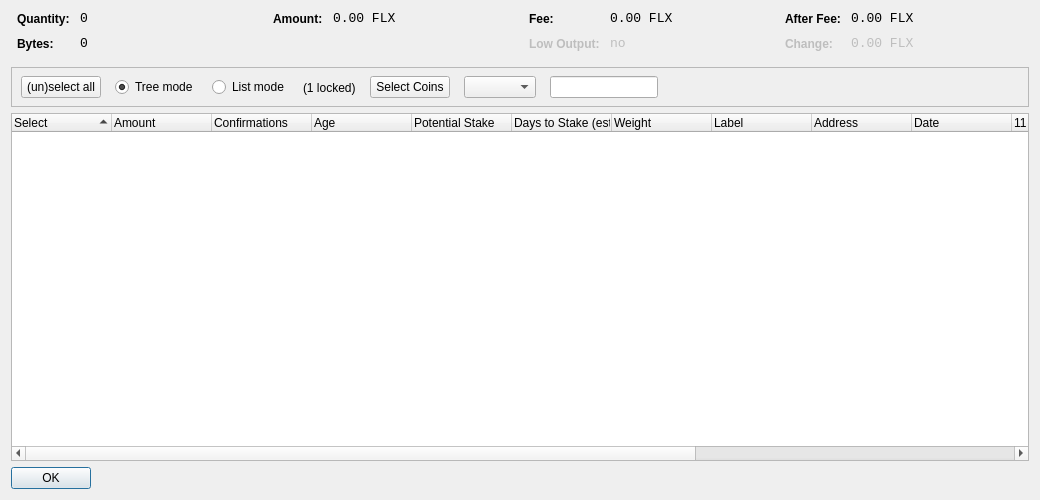
<?xml version="1.0" encoding="UTF-8"?>
<ui version="4.0">
 <class>CoinControlDialog</class>
 <widget class="QDialog" name="CoinControlDialog">
  <property name="geometry">
   <rect>
    <x>0</x>
    <y>0</y>
    <width>1040</width>
    <height>500</height>
   </rect>
  </property>
  <property name="windowTitle">
   <string>Coin Control</string>
  </property>
  <layout class="QVBoxLayout" name="verticalLayout">
   <item>
    <layout class="QHBoxLayout" name="horizontalLayoutTop" stretch="0,0,0,0">
     <property name="topMargin">
      <number>0</number>
     </property>
     <property name="bottomMargin">
      <number>10</number>
     </property>
     <item>
      <layout class="QFormLayout" name="formLayoutCoinControl1">
       <property name="horizontalSpacing">
        <number>10</number>
       </property>
       <property name="verticalSpacing">
        <number>10</number>
       </property>
       <property name="leftMargin">
        <number>6</number>
       </property>
       <property name="rightMargin">
        <number>6</number>
       </property>
       <item row="0" column="0">
        <widget class="QLabel" name="labelCoinControlQuantityText">
         <property name="styleSheet">
          <string notr="true">font-weight:bold;</string>
         </property>
         <property name="text">
          <string>Quantity:</string>
         </property>
        </widget>
       </item>
       <item row="0" column="1">
        <widget class="QLabel" name="labelCoinControlQuantity">
         <property name="font">
          <font>
           <family>Monospace</family>
           <pointsize>10</pointsize>
          </font>
         </property>
         <property name="cursor">
          <cursorShape>IBeamCursor</cursorShape>
         </property>
         <property name="contextMenuPolicy">
          <enum>Qt::ActionsContextMenu</enum>
         </property>
         <property name="text">
          <string notr="true">0</string>
         </property>
         <property name="textInteractionFlags">
          <set>Qt::LinksAccessibleByMouse|Qt::TextSelectableByKeyboard|Qt::TextSelectableByMouse</set>
         </property>
        </widget>
       </item>
       <item row="1" column="0">
        <widget class="QLabel" name="labelCoinControlBytesText">
         <property name="styleSheet">
          <string notr="true">font-weight:bold;</string>
         </property>
         <property name="text">
          <string>Bytes:</string>
         </property>
        </widget>
       </item>
       <item row="1" column="1">
        <widget class="QLabel" name="labelCoinControlBytes">
         <property name="font">
          <font>
           <family>Monospace</family>
           <pointsize>10</pointsize>
          </font>
         </property>
         <property name="cursor">
          <cursorShape>IBeamCursor</cursorShape>
         </property>
         <property name="contextMenuPolicy">
          <enum>Qt::ActionsContextMenu</enum>
         </property>
         <property name="text">
          <string notr="true">0</string>
         </property>
         <property name="textInteractionFlags">
          <set>Qt::LinksAccessibleByMouse|Qt::TextSelectableByKeyboard|Qt::TextSelectableByMouse</set>
         </property>
        </widget>
       </item>
      </layout>
     </item>
     <item>
      <layout class="QFormLayout" name="formLayoutCoinControl2">
       <property name="horizontalSpacing">
        <number>10</number>
       </property>
       <property name="verticalSpacing">
        <number>10</number>
       </property>
       <property name="leftMargin">
        <number>6</number>
       </property>
       <property name="rightMargin">
        <number>6</number>
       </property>
       <item row="0" column="0">
        <widget class="QLabel" name="labelCoinControlAmountText">
         <property name="styleSheet">
          <string notr="true">font-weight:bold;</string>
         </property>
         <property name="text">
          <string>Amount:</string>
         </property>
        </widget>
       </item>
       <item row="0" column="1">
        <widget class="QLabel" name="labelCoinControlAmount">
         <property name="font">
          <font>
           <family>Monospace</family>
           <pointsize>10</pointsize>
          </font>
         </property>
         <property name="cursor">
          <cursorShape>IBeamCursor</cursorShape>
         </property>
         <property name="contextMenuPolicy">
          <enum>Qt::ActionsContextMenu</enum>
         </property>
         <property name="text">
          <string notr="true">0.00 FLX</string>
         </property>
         <property name="textInteractionFlags">
          <set>Qt::LinksAccessibleByMouse|Qt::TextSelectableByKeyboard|Qt::TextSelectableByMouse</set>
         </property>
        </widget>
       </item>
      </layout>
     </item>
     <item>
      <layout class="QFormLayout" name="formLayoutCoinControl3">
       <property name="horizontalSpacing">
        <number>10</number>
       </property>
       <property name="verticalSpacing">
        <number>10</number>
       </property>
       <property name="leftMargin">
        <number>6</number>
       </property>
       <property name="rightMargin">
        <number>6</number>
       </property>
       <item row="0" column="0">
        <widget class="QLabel" name="labelCoinControlFeeText">
         <property name="styleSheet">
          <string notr="true">font-weight:bold;</string>
         </property>
         <property name="text">
          <string>Fee:</string>
         </property>
        </widget>
       </item>
       <item row="0" column="1">
        <widget class="QLabel" name="labelCoinControlFee">
         <property name="font">
          <font>
           <family>Monospace</family>
           <pointsize>10</pointsize>
          </font>
         </property>
         <property name="cursor">
          <cursorShape>IBeamCursor</cursorShape>
         </property>
         <property name="contextMenuPolicy">
          <enum>Qt::ActionsContextMenu</enum>
         </property>
         <property name="text">
          <string notr="true">0.00 FLX</string>
         </property>
         <property name="textInteractionFlags">
          <set>Qt::LinksAccessibleByMouse|Qt::TextSelectableByKeyboard|Qt::TextSelectableByMouse</set>
         </property>
        </widget>
       </item>
       <item row="1" column="0">
        <widget class="QLabel" name="labelCoinControlLowOutputText">
         <property name="enabled">
          <bool>false</bool>
         </property>
         <property name="styleSheet">
          <string notr="true">font-weight:bold;</string>
         </property>
         <property name="text">
          <string>Low Output:</string>
         </property>
        </widget>
       </item>
       <item row="1" column="1">
        <widget class="QLabel" name="labelCoinControlLowOutput">
         <property name="enabled">
          <bool>false</bool>
         </property>
         <property name="font">
          <font>
           <family>Monospace</family>
           <pointsize>10</pointsize>
          </font>
         </property>
         <property name="cursor">
          <cursorShape>IBeamCursor</cursorShape>
         </property>
         <property name="contextMenuPolicy">
          <enum>Qt::ActionsContextMenu</enum>
         </property>
         <property name="text">
          <string notr="true">no</string>
         </property>
         <property name="textInteractionFlags">
          <set>Qt::LinksAccessibleByMouse|Qt::TextSelectableByKeyboard|Qt::TextSelectableByMouse</set>
         </property>
        </widget>
       </item>
      </layout>
     </item>
     <item>
      <layout class="QFormLayout" name="formLayoutCoinControl4">
       <property name="fieldGrowthPolicy">
        <enum>QFormLayout::AllNonFixedFieldsGrow</enum>
       </property>
       <property name="horizontalSpacing">
        <number>10</number>
       </property>
       <property name="verticalSpacing">
        <number>10</number>
       </property>
       <property name="leftMargin">
        <number>6</number>
       </property>
       <property name="rightMargin">
        <number>6</number>
       </property>
       <item row="0" column="0">
        <widget class="QLabel" name="labelCoinControlAfterFeeText">
         <property name="styleSheet">
          <string notr="true">font-weight:bold;</string>
         </property>
         <property name="text">
          <string>After Fee:</string>
         </property>
        </widget>
       </item>
       <item row="0" column="1">
        <widget class="QLabel" name="labelCoinControlAfterFee">
         <property name="font">
          <font>
           <family>Monospace</family>
           <pointsize>10</pointsize>
          </font>
         </property>
         <property name="cursor">
          <cursorShape>IBeamCursor</cursorShape>
         </property>
         <property name="contextMenuPolicy">
          <enum>Qt::ActionsContextMenu</enum>
         </property>
         <property name="text">
          <string notr="true">0.00 FLX</string>
         </property>
         <property name="textInteractionFlags">
          <set>Qt::LinksAccessibleByMouse|Qt::TextSelectableByKeyboard|Qt::TextSelectableByMouse</set>
         </property>
        </widget>
       </item>
       <item row="1" column="0">
        <widget class="QLabel" name="labelCoinControlChangeText">
         <property name="enabled">
          <bool>false</bool>
         </property>
         <property name="styleSheet">
          <string notr="true">font-weight:bold;</string>
         </property>
         <property name="text">
          <string>Change:</string>
         </property>
        </widget>
       </item>
       <item row="1" column="1">
        <widget class="QLabel" name="labelCoinControlChange">
         <property name="enabled">
          <bool>false</bool>
         </property>
         <property name="font">
          <font>
           <family>Monospace</family>
           <pointsize>10</pointsize>
          </font>
         </property>
         <property name="cursor">
          <cursorShape>IBeamCursor</cursorShape>
         </property>
         <property name="contextMenuPolicy">
          <enum>Qt::ActionsContextMenu</enum>
         </property>
         <property name="text">
          <string notr="true">0.00 FLX</string>
         </property>
         <property name="textInteractionFlags">
          <set>Qt::LinksAccessibleByMouse|Qt::TextSelectableByKeyboard|Qt::TextSelectableByMouse</set>
         </property>
        </widget>
       </item>
      </layout>
     </item>
    </layout>
   </item>
   <item>
    <widget class="QFrame" name="frame">
     <property name="minimumSize">
      <size>
       <width>0</width>
       <height>40</height>
      </size>
     </property>
     <property name="frameShape">
      <enum>QFrame::StyledPanel</enum>
     </property>
     <property name="frameShadow">
      <enum>QFrame::Sunken</enum>
     </property>
     <widget class="QWidget" name="horizontalLayoutWidget">
      <property name="geometry">
       <rect>
        <x>10</x>
        <y>0</y>
        <width>781</width>
        <height>41</height>
       </rect>
      </property>
      <layout class="QHBoxLayout" name="horizontalLayoutPanel" stretch="0,0,0,0,0,0,0,0">
       <property name="spacing">
        <number>14</number>
       </property>
       <item>
        <widget class="QPushButton" name="pushButtonSelectAll">
         <property name="sizePolicy">
          <sizepolicy hsizetype="Maximum" vsizetype="Fixed">
           <horstretch>0</horstretch>
           <verstretch>0</verstretch>
          </sizepolicy>
         </property>
         <property name="text">
          <string>(un)select all</string>
         </property>
        </widget>
       </item>
       <item>
        <widget class="QRadioButton" name="radioTreeMode">
         <property name="sizePolicy">
          <sizepolicy hsizetype="Maximum" vsizetype="Fixed">
           <horstretch>0</horstretch>
           <verstretch>0</verstretch>
          </sizepolicy>
         </property>
         <property name="text">
          <string>Tree mode</string>
         </property>
         <property name="checked">
          <bool>true</bool>
         </property>
        </widget>
       </item>
       <item>
        <widget class="QRadioButton" name="radioListMode">
         <property name="sizePolicy">
          <sizepolicy hsizetype="Maximum" vsizetype="Fixed">
           <horstretch>0</horstretch>
           <verstretch>0</verstretch>
          </sizepolicy>
         </property>
         <property name="text">
          <string>List mode</string>
         </property>
        </widget>
       </item>
       <item>
        <widget class="QLabel" name="labelLocked">
         <property name="text">
          <string notr="true">(1 locked)</string>
         </property>
        </widget>
       </item>
       <item>
        <widget class="QPushButton" name="pushButtonCustomCC">
         <property name="text">
          <string>Select Coins</string>
         </property>
        </widget>
       </item>
       <item>
        <widget class="QComboBox" name="QComboBoxFilterCoins"/>
       </item>
       <item>
        <widget class="QLineEdit" name="lineEditCustomCC">
         <property name="enabled">
          <bool>true</bool>
         </property>
         <property name="sizePolicy">
          <sizepolicy hsizetype="Fixed" vsizetype="Fixed">
           <horstretch>0</horstretch>
           <verstretch>0</verstretch>
          </sizepolicy>
         </property>
         <property name="baseSize">
          <size>
           <width>50</width>
           <height>0</height>
          </size>
         </property>
        </widget>
       </item>
       <item>
        <spacer name="horizontalSpacer">
         <property name="orientation">
          <enum>Qt::Horizontal</enum>
         </property>
         <property name="sizeHint" stdset="0">
          <size>
           <width>40</width>
           <height>20</height>
          </size>
         </property>
        </spacer>
       </item>
      </layout>
     </widget>
    </widget>
   </item>
   <item>
    <widget class="CoinControlTreeWidget" name="treeWidget">
     <property name="contextMenuPolicy">
      <enum>Qt::CustomContextMenu</enum>
     </property>
     <property name="sortingEnabled">
      <bool>false</bool>
     </property>
     <property name="columnCount">
      <number>15</number>
     </property>
     <attribute name="headerShowSortIndicator" stdset="0">
      <bool>true</bool>
     </attribute>
     <attribute name="headerStretchLastSection">
      <bool>false</bool>
     </attribute>
     <column>
      <property name="text">
       <string>Select</string>
      </property>
     </column>
     <column>
      <property name="text">
       <string>Amount</string>
      </property>
     </column>
     <column>
      <property name="text">
       <string>Confirmations</string>
      </property>
      <property name="toolTip">
       <string>Confirmed</string>
      </property>
     </column>
     <column>
      <property name="text">
       <string>Age</string>
      </property>
     </column>
     <column>
      <property name="text">
       <string>Potential Stake</string>
      </property>
     </column>
     <column>
      <property name="text">
       <string>Days to Stake (est.)</string>
      </property>
     </column>
     <column>
      <property name="text">
       <string>Weight</string>
      </property>
     </column>
     <column>
      <property name="text">
       <string>Label</string>
      </property>
     </column>
     <column>
      <property name="text">
       <string>Address</string>
      </property>
     </column>
     <column>
      <property name="text">
       <string>Date</string>
      </property>
     </column>
     <column>
      <property name="text">
       <string/>
      </property>
     </column>
     <column>
      <property name="text">
       <string/>
      </property>
     </column>
     <column>
      <property name="text">
       <string/>
      </property>
     </column>
     <column>
      <property name="text">
       <string/>
      </property>
     </column>
     <column>
      <property name="text">
       <string/>
      </property>
     </column>
    </widget>
   </item>
   <item>
    <widget class="QDialogButtonBox" name="buttonBox">
     <property name="sizePolicy">
      <sizepolicy hsizetype="Maximum" vsizetype="Fixed">
       <horstretch>0</horstretch>
       <verstretch>0</verstretch>
      </sizepolicy>
     </property>
     <property name="orientation">
      <enum>Qt::Horizontal</enum>
     </property>
     <property name="standardButtons">
      <set>QDialogButtonBox::Ok</set>
     </property>
    </widget>
   </item>
  </layout>
 </widget>
 <customwidgets>
  <customwidget>
   <class>CoinControlTreeWidget</class>
   <extends>QTreeWidget</extends>
   <header>coincontroltreewidget.h</header>
  </customwidget>
 </customwidgets>
 <resources/>
 <connections/>
</ui>
